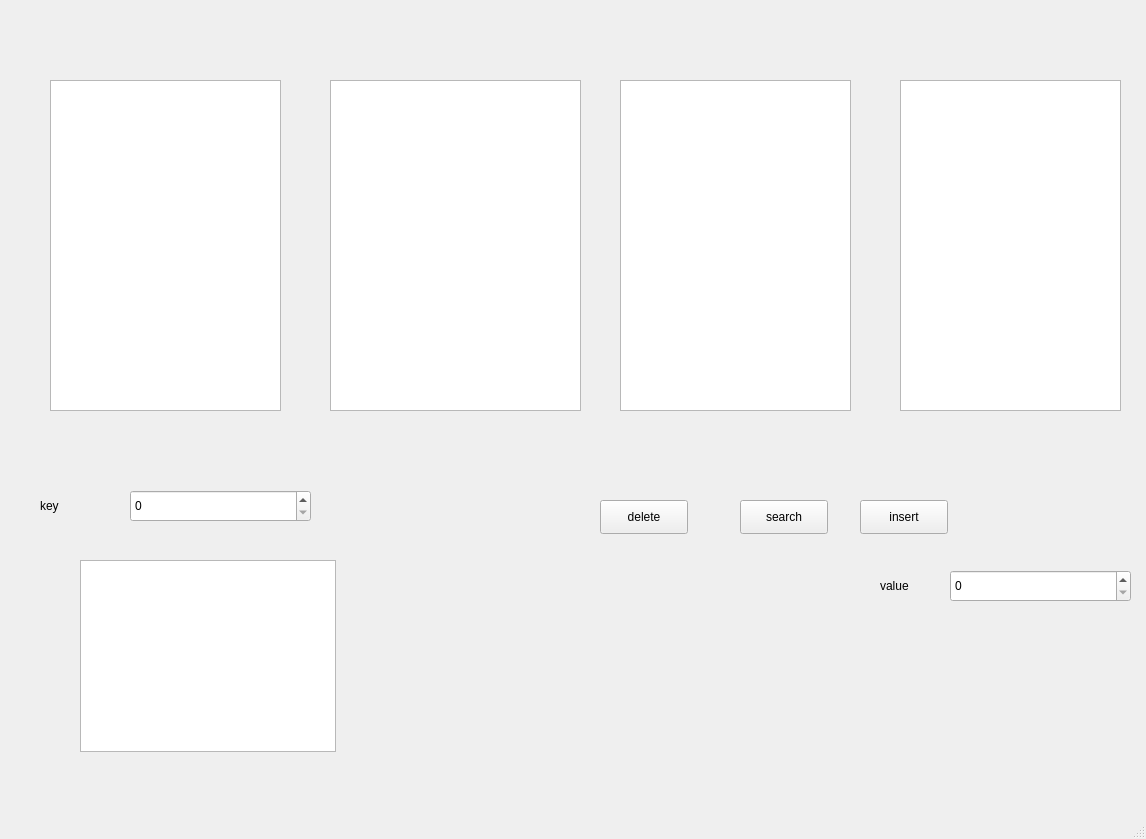
<?xml version="1.0" encoding="UTF-8"?>
<ui version="4.0">
 <class>MainWindow</class>
 <widget class="QMainWindow" name="MainWindow">
  <property name="geometry">
   <rect>
    <x>0</x>
    <y>0</y>
    <width>1146</width>
    <height>839</height>
   </rect>
  </property>
  <property name="windowTitle">
   <string>MainWindow</string>
  </property>
  <widget class="QWidget" name="centralwidget">
   <widget class="QTextEdit" name="textEdit_16">
    <property name="geometry">
     <rect>
      <x>50</x>
      <y>80</y>
      <width>231</width>
      <height>331</height>
     </rect>
    </property>
   </widget>
   <widget class="QTextEdit" name="textEdit_64">
    <property name="geometry">
     <rect>
      <x>330</x>
      <y>80</y>
      <width>251</width>
      <height>331</height>
     </rect>
    </property>
   </widget>
   <widget class="QTextEdit" name="textEdit_128">
    <property name="geometry">
     <rect>
      <x>620</x>
      <y>80</y>
      <width>231</width>
      <height>331</height>
     </rect>
    </property>
   </widget>
   <widget class="QTextEdit" name="textEdit_2048">
    <property name="geometry">
     <rect>
      <x>900</x>
      <y>80</y>
      <width>221</width>
      <height>331</height>
     </rect>
    </property>
   </widget>
   <widget class="QSpinBox" name="spinBox">
    <property name="geometry">
     <rect>
      <x>130</x>
      <y>490</y>
      <width>181</width>
      <height>32</height>
     </rect>
    </property>
   </widget>
   <widget class="QPushButton" name="pushButton">
    <property name="geometry">
     <rect>
      <x>740</x>
      <y>500</y>
      <width>88</width>
      <height>34</height>
     </rect>
    </property>
    <property name="text">
     <string>search</string>
    </property>
   </widget>
   <widget class="QPushButton" name="deleteButton">
    <property name="geometry">
     <rect>
      <x>600</x>
      <y>500</y>
      <width>88</width>
      <height>34</height>
     </rect>
    </property>
    <property name="text">
     <string>delete</string>
    </property>
   </widget>
   <widget class="QPushButton" name="insertButton">
    <property name="geometry">
     <rect>
      <x>860</x>
      <y>500</y>
      <width>88</width>
      <height>34</height>
     </rect>
    </property>
    <property name="text">
     <string>insert</string>
    </property>
   </widget>
   <widget class="QSpinBox" name="spinBox_2">
    <property name="geometry">
     <rect>
      <x>950</x>
      <y>570</y>
      <width>181</width>
      <height>32</height>
     </rect>
    </property>
   </widget>
   <widget class="QLabel" name="label">
    <property name="geometry">
     <rect>
      <x>880</x>
      <y>570</y>
      <width>61</width>
      <height>31</height>
     </rect>
    </property>
    <property name="text">
     <string>value</string>
    </property>
   </widget>
   <widget class="QLabel" name="label_2">
    <property name="geometry">
     <rect>
      <x>40</x>
      <y>490</y>
      <width>71</width>
      <height>31</height>
     </rect>
    </property>
    <property name="text">
     <string>key</string>
    </property>
   </widget>
   <widget class="QWidget" name="verticalLayoutWidget">
    <property name="geometry">
     <rect>
      <x>370</x>
      <y>440</y>
      <width>160</width>
      <height>111</height>
     </rect>
    </property>
    <layout class="QVBoxLayout" name="verticalLayout">
     <item>
      <widget class="QLabel" name="label_64">
       <property name="text">
        <string/>
       </property>
      </widget>
     </item>
     <item>
      <widget class="QLabel" name="label_2048">
       <property name="text">
        <string/>
       </property>
      </widget>
     </item>
     <item>
      <widget class="QLabel" name="label_16">
       <property name="text">
        <string/>
       </property>
      </widget>
     </item>
     <item>
      <widget class="QLabel" name="label_128">
       <property name="text">
        <string/>
       </property>
      </widget>
     </item>
    </layout>
   </widget>
   <widget class="QGraphicsView" name="graphicsView">
    <property name="geometry">
     <rect>
      <x>80</x>
      <y>560</y>
      <width>256</width>
      <height>192</height>
     </rect>
    </property>
   </widget>
  </widget>
  <widget class="QMenuBar" name="menubar">
   <property name="geometry">
    <rect>
     <x>0</x>
     <y>0</y>
     <width>1146</width>
     <height>30</height>
    </rect>
   </property>
  </widget>
  <widget class="QStatusBar" name="statusbar"/>
 </widget>
 <resources/>
 <connections/>
</ui>
